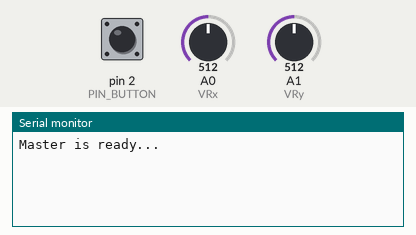
Simulated run of this sketch. Board: Arduino Uno, built with avr-gcc and run on an emulated ATmega328P. Shown: the last lines printed to the serial monitor. Inputs (shaded band) come from the test bench; at power-on: A0 (VRx) = 512, A1 (VRy) = 512, pin 2 (PIN_BUTTON) HIGH.

Above: at 8.1 s.
8.2 s: A0 (VRx) set to 985
At 9.1 s:
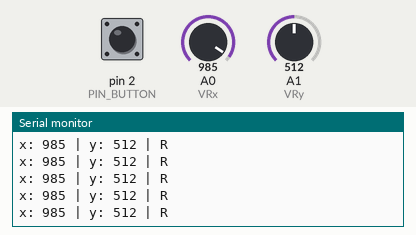
9.7 s: A0 (VRx) set to 1013
At 10.3 s:
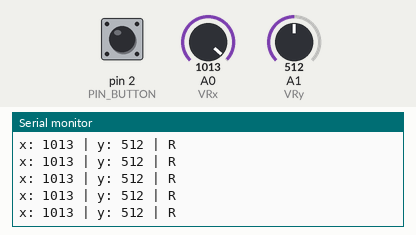
11.2 s: A1 (VRy) set to 1011
At 11.9 s:
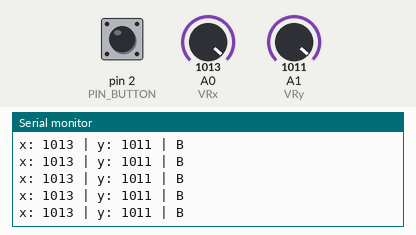
14.2 s: A1 (VRy) set to 982
At 15.2 s:
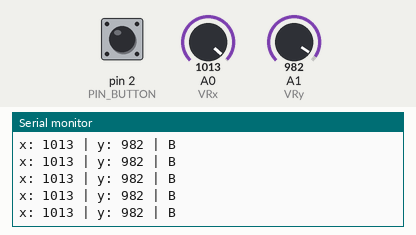

The sketch:

Joystick.ino
```cpp
#include <SoftwareSerial.h>
#include <ezButton.h>

SoftwareSerial BTSerial(0, 1); // RX, TX

// Define joystick pins
const int VRx = A0; // X-axis
const int VRy = A1; // Y-axis
const int PIN_BUTTON = 2;

void printAxis(int xPos, int yPos) {
  Serial.print("x: ");
  Serial.print(xPos);
  Serial.print(" | y: ");
  Serial.print(yPos);
  Serial.print(" | ");
}

void setup() {
    // Start serial communication
    Serial.begin(9600);  // For debugging with PC
    BTSerial.begin(9600); // For communication with HC-05

    // Initialize joystick pins
    pinMode(VRx, INPUT);
    pinMode(VRy, INPUT);
    pinMode(PIN_BUTTON, INPUT_PULLUP);

    Serial.println("Master is ready...");
}

void loop() {

  int xPos = analogRead(VRx);
  int yPos = analogRead(VRy);

  if (xPos < 250 && (yPos >= 100 && yPos <= 650)) {
    printAxis(xPos, yPos);
    Serial.println('L');
  }
  else if (xPos > 600 && (yPos >= 100 && yPos <= 650)) {
    printAxis(xPos, yPos);
    Serial.println('R');
  }
  else if (yPos < 400) {
    printAxis(xPos, yPos);
    Serial.println('F');
  }
  else if (yPos > 600) {
    printAxis(xPos, yPos);
    Serial.println('B');
  }
  else if (!digitalRead(PIN_BUTTON)){
    printAxis(xPos, yPos);
    Serial.println('S');
  }
}
```

Measured:
- after the input at 8.2 s, the serial monitor: prints a new line at once (image 1)
- after the input at 9.7 s, the serial monitor: prints a new line after 0.07 s (image 2)
- after the input at 11.2 s, the serial monitor: prints a new line after 0.08 s (image 3)
- after the input at 14.2 s, the serial monitor: prints a new line after 0.07 s (image 4)
